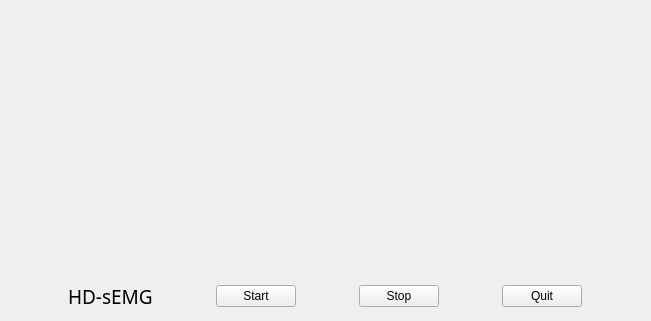
  <widget class="QWidget" name="verticalLayoutWidget_2">
   <property name="geometry">
    <rect>
     <x>20</x>
     <y>10</y>
     <width>651</width>
     <height>321</height>
    </rect>
   </property>
   <layout class="QVBoxLayout" name="verticalLayout_2">
    <item>
     <widget class="GraphicsLayoutWidget" name="heatMap" native="true">
      <property name="sizePolicy">
       <sizepolicy hsizetype="Minimum" vsizetype="Minimum">
        <horstretch>0</horstretch>
        <verstretch>2</verstretch>
       </sizepolicy>
      </property>
     </widget>
    </item>
    <item>
     <layout class="QHBoxLayout" name="horizontalLayout">
      <item>
       <widget class="QLabel" name="Tip_5">
        <property name="sizePolicy">
         <sizepolicy hsizetype="Maximum" vsizetype="Maximum">
          <horstretch>0</horstretch>
          <verstretch>0</verstretch>
         </sizepolicy>
        </property>
        <property name="font">
         <font>
          <family>等线</family>
          <pointsize>14</pointsize>
         </font>
        </property>
        <property name="text">
         <string>HD-sEMG</string>
        </property>
       </widget>
      </item>
      <item>
       <widget class="QPushButton" name="start">
        <property name="sizePolicy">
         <sizepolicy hsizetype="Fixed" vsizetype="Fixed">
          <horstretch>0</horstretch>
          <verstretch>0</verstretch>
         </sizepolicy>
        </property>
        <property name="focusPolicy">
         <enum>Qt::NoFocus</enum>
        </property>
        <property name="text">
         <string>Start</string>
        </property>
       </widget>
      </item>
      <item>
       <widget class="QPushButton" name="stop">
        <property name="sizePolicy">
         <sizepolicy hsizetype="Fixed" vsizetype="Fixed">
          <horstretch>0</horstretch>
          <verstretch>0</verstretch>
         </sizepolicy>
        </property>
        <property name="focusPolicy">
         <enum>Qt::NoFocus</enum>
        </property>
        <property name="text">
         <string>Stop</string>
        </property>
       </widget>
      </item>
      <item>
       <widget class="QPushButton" name="quit">
        <property name="sizePolicy">
         <sizepolicy hsizetype="Fixed" vsizetype="Fixed">
          <horstretch>0</horstretch>
          <verstretch>0</verstretch>
         </sizepolicy>
        </property>
        <property name="focusPolicy">
         <enum>Qt::NoFocus</enum>
        </property>
        <property name="text">
         <string>Quit</string>
        </property>
       </widget>
      </item>
     </layout>
    </item>
   </layout>
  </widget>
